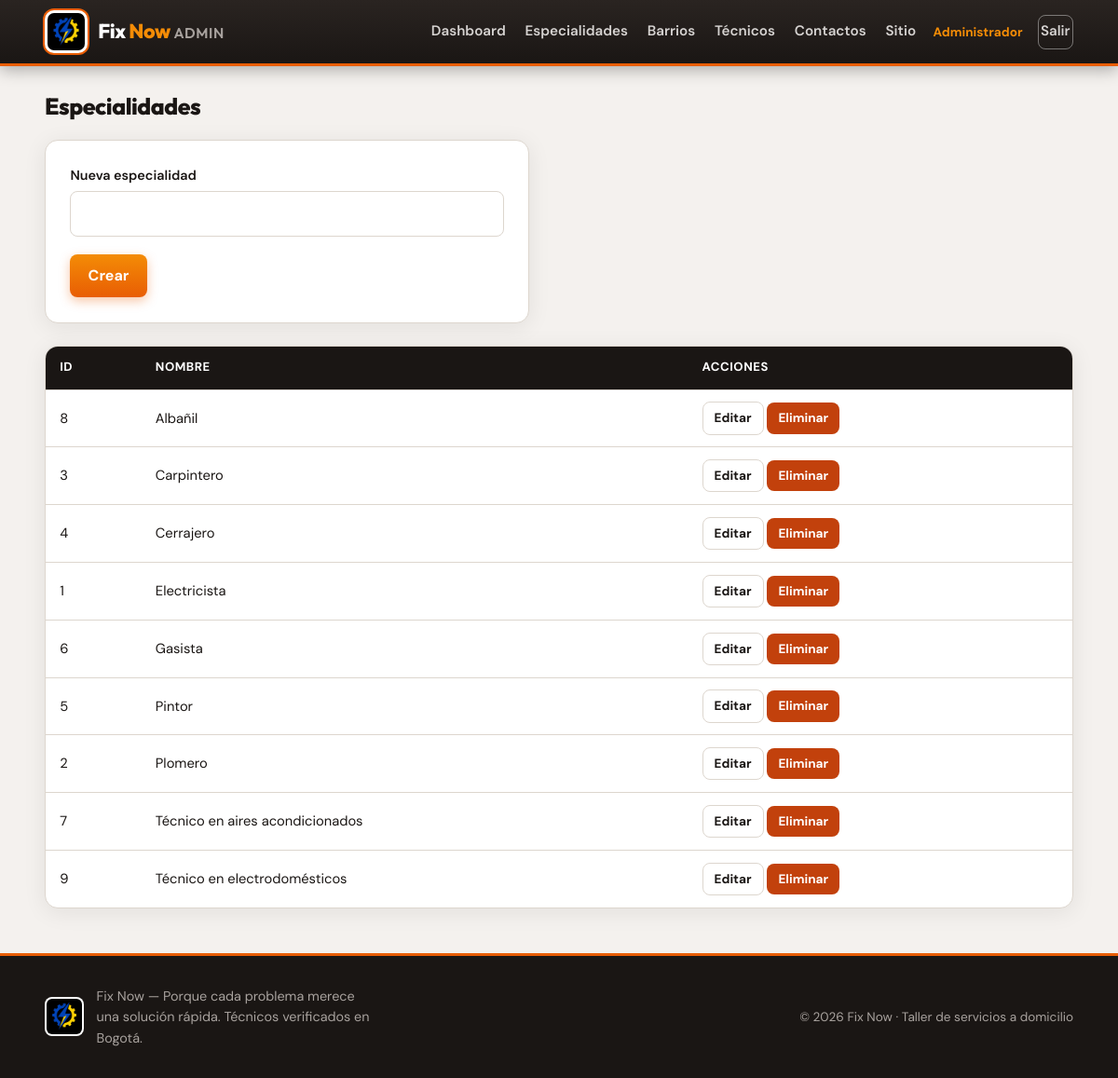
Page /admin/especialidades.php (signed in) on the committed database.
### tables this page shows
CREATE TABLE especialidad (
    id_especialidad INT AUTO_INCREMENT PRIMARY KEY,
    nombre VARCHAR(100) NOT NULL
);

### includes/funciones.php (called while the page is built, shortened)
<?php
function e(?string $texto): string
{
    return htmlspecialchars($texto ?? '', ENT_QUOTES, 'UTF-8');
}

### admin/especialidades.php (the view, shortened to what this page needs)
<?php
require_once __DIR__ . '/../includes/funciones.php';
$editar = null;
$lista = [];
$res = $conexion->query('SELECT id_especialidad, nombre FROM especialidad ORDER BY nombre');
if ($res) {
    while ($row = $res->fetch_assoc()) {
        $lista[] = $row;
    }
}
require __DIR__ . '/../includes/header_admin.php';
?>
<div class="container">
    <div class="toolbar">
        <h1 class="section-title" style="margin:0">Especialidades</h1>
    </div>
    <form class="form-card" method="post" action="" style="margin-bottom:1.5rem">
        <div class="form-group">
            <label for="nombre"><?= $editar ? 'Editar especialidad' : 'Nueva especialidad' ?></label>
            <input type="text" id="nombre" name="nombre" required
                   value="<?= e($editar['nombre'] ?? '') ?>">
        </div>
        <div class="form-actions">
            <button type="submit" class="btn btn-primary"><?= $editar ? 'Guardar' : 'Crear' ?></button>
        </div>
    </form>
    <div class="table-wrap">
        <table class="data">
            <thead>
                <tr>
                    <th>ID</th>
                    <th>Nombre</th>
                    <th>Acciones</th>
                </tr>
            </thead>
            <tbody>
                <?php if (empty($lista)): ?>
                    <tr><td colspan="3">Sin registros.</td></tr>
                <?php else: ?>
                    <?php foreach ($lista as $row): ?>
                        <tr>
                            <td><?= (int) $row['id_especialidad'] ?></td>
                            <td><?= e($row['nombre']) ?></td>
                            <td>
                                <a class="btn btn-sm btn-ghost" href="?editar=<?= (int) $row['id_especialidad'] ?>">Editar</a>
                                <a class="btn btn-sm btn-danger" href="?eliminar=<?= (int) $row['id_especialidad'] ?>"
                                   onclick="return confirm('¿Eliminar esta especialidad?')">Eliminar</a>
                            </td>
                        </tr>
                    <?php endforeach; ?>
                <?php endif; ?>
            </tbody>
        </table>
    </div>
</div>
<?php require __DIR__ . '/../includes/footer.php'; ?>

### css/estilos.css (style rules this page uses)
:root { --charcoal: #1a1614; --charcoal-mid: #2a2421; --charcoal-soft: #3f3834; --orange: #e85d04; --orange-light: #f48c06; --orange-hot: #dc2f02; --orange-soft: #fff1e6; --orange-glow: rgba(232, 93, 4, 0.35); --steel: #57534e; --bg: #f0eeec; --bg-warm: #ebe6e0; --bg-card: #ffffff; --text: #1a1614; --text-muted: #6b6560; --border: #ddd6ce; --ok: #15803d; --danger: #c2410c; --radius: 14px; --radius-sm: 8px; --shadow: 0 4px 24px rgba(26, 22, 20, 0.08); --shadow-lg: 0 16px 40px rgba(26, 22, 20, 0.14); --font: "DM Sans", system-ui, sans-serif; --font-display: "Outfit", "DM Sans", sans-serif; --header-h: 64px; }
*, *::before, *::after { box-sizing: border-box; }
html { scroll-behavior: smooth; }
body { margin: 0; font-family: var(--font); background: radial-gradient(ellipse 120% 80% at 100% -10%, rgba(232, 93, 4, 0.07), transparent 50%), linear-gradient(180deg, var(--bg-warm) 0%, var(--bg) 40%, #e8e4df 100%); background-attachment: fixed; color: var(--text); line-height: 1.55; min-height: 100vh; display: flex; flex-direction: column; -webkit-font-smoothing: antialiased; }
a { color: var(--orange); text-decoration: none; transition: color 0.15s; }
.container { width: min(1120px, 92%); margin: 0 auto; }
.section-title { margin: 0 0 1rem; font-family: var(--font-display); font-size: 1.55rem; font-weight: 800; color: var(--charcoal); letter-spacing: -0.02em; }
input[type="text"], input[type="email"], input[type="password"], input[type="tel"], input[type="search"], input[type="url"], input[type="date"], select, textarea { width: 100%; padding: 0.7rem 0.9rem; border: 1.5px solid var(--border); border-radius: var(--radius-sm); font: inherit; background: #fff; color: var(--text); transition: border-color 0.15s, box-shadow 0.15s; }
.form-card { background: var(--bg-card); border: 1px solid var(--border); border-radius: var(--radius); padding: 1.65rem; max-width: 520px; box-shadow: var(--shadow); }
.form-group { margin-bottom: 1.05rem; }
.form-group label { display: block; font-weight: 600; margin-bottom: 0.35rem; font-size: 0.9rem; }
.form-actions { display: flex; gap: 0.6rem; flex-wrap: wrap; margin-top: 1.15rem; }
.btn { display: inline-flex; align-items: center; justify-content: center; gap: 0.4rem; padding: 0.68rem 1.2rem; border-radius: var(--radius-sm); border: none; font: inherit; font-weight: 700; cursor: pointer; text-decoration: none; transition: background 0.15s, transform 0.1s, box-shadow 0.15s; }
.btn-primary { background: linear-gradient(180deg, var(--orange-light) 0%, var(--orange) 100%); color: #fff; box-shadow: 0 4px 12px var(--orange-glow); }
.btn-danger { background: var(--danger); color: #fff; }
.btn-sm { padding: 0.38rem 0.75rem; font-size: 0.85rem; }
.btn-ghost { background: #fff; color: var(--charcoal); border: 1.5px solid var(--border); }
.admin-body { background: #f4f1ee; }
.table-wrap { overflow-x: auto; background: var(--bg-card); border: 1px solid var(--border); border-radius: var(--radius); box-shadow: var(--shadow); }
table.data { width: 100%; border-collapse: collapse; font-size: 0.92rem; }
table.data th, table.data td { padding: 0.8rem 0.95rem; text-align: left; border-bottom: 1px solid var(--border); vertical-align: middle; }
table.data th { background: var(--charcoal); color: #fff; font-weight: 700; white-space: nowrap; font-size: 0.82rem; text-transform: uppercase; letter-spacing: 0.04em; }
table.data tr:last-child td { border-bottom: none; }
table.data tbody tr { transition: background 0.12s; }
.toolbar { display: flex; justify-content: space-between; align-items: center; gap: 1rem; flex-wrap: wrap; margin-bottom: 1rem; }

### rows in the picture
especialidad: id_especialidad "8", nombre "Albañil"
especialidad: id_especialidad "3", nombre "Carpintero"
especialidad: id_especialidad "4", nombre "Cerrajero"
especialidad: id_especialidad "1", nombre "Electricista"
especialidad: id_especialidad "6", nombre "Gasista"
especialidad: id_especialidad "5", nombre "Pintor"
especialidad: id_especialidad "2", nombre "Plomero"
especialidad: id_especialidad "7", nombre "Técnico en aires acondicionados"
especialidad: id_especialidad "9", nombre "Técnico en electrodomésticos"

### other values in the picture
$admin_nombre "Administrador"
